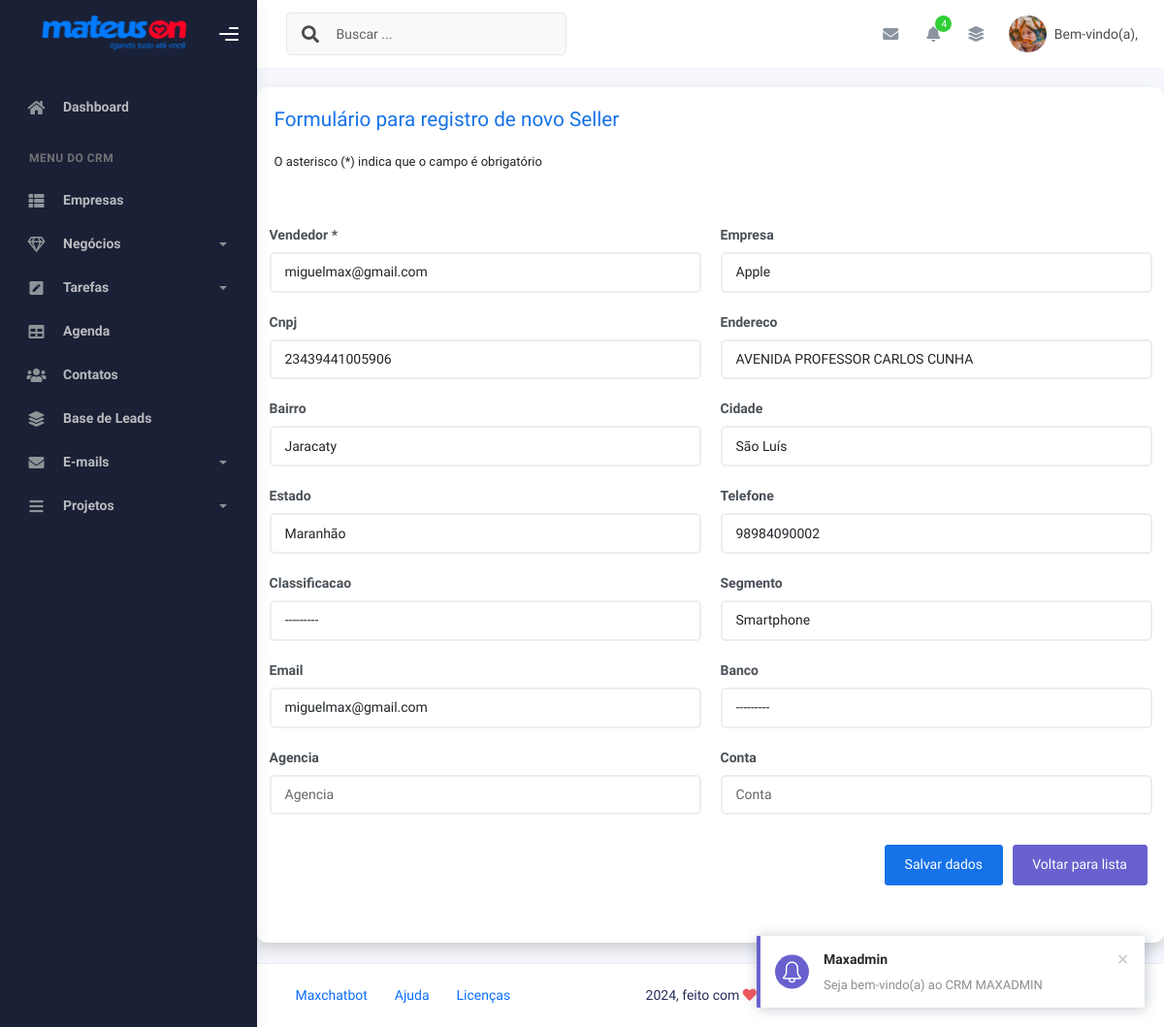
Before: /empresas/1/edit/ with the older database file.
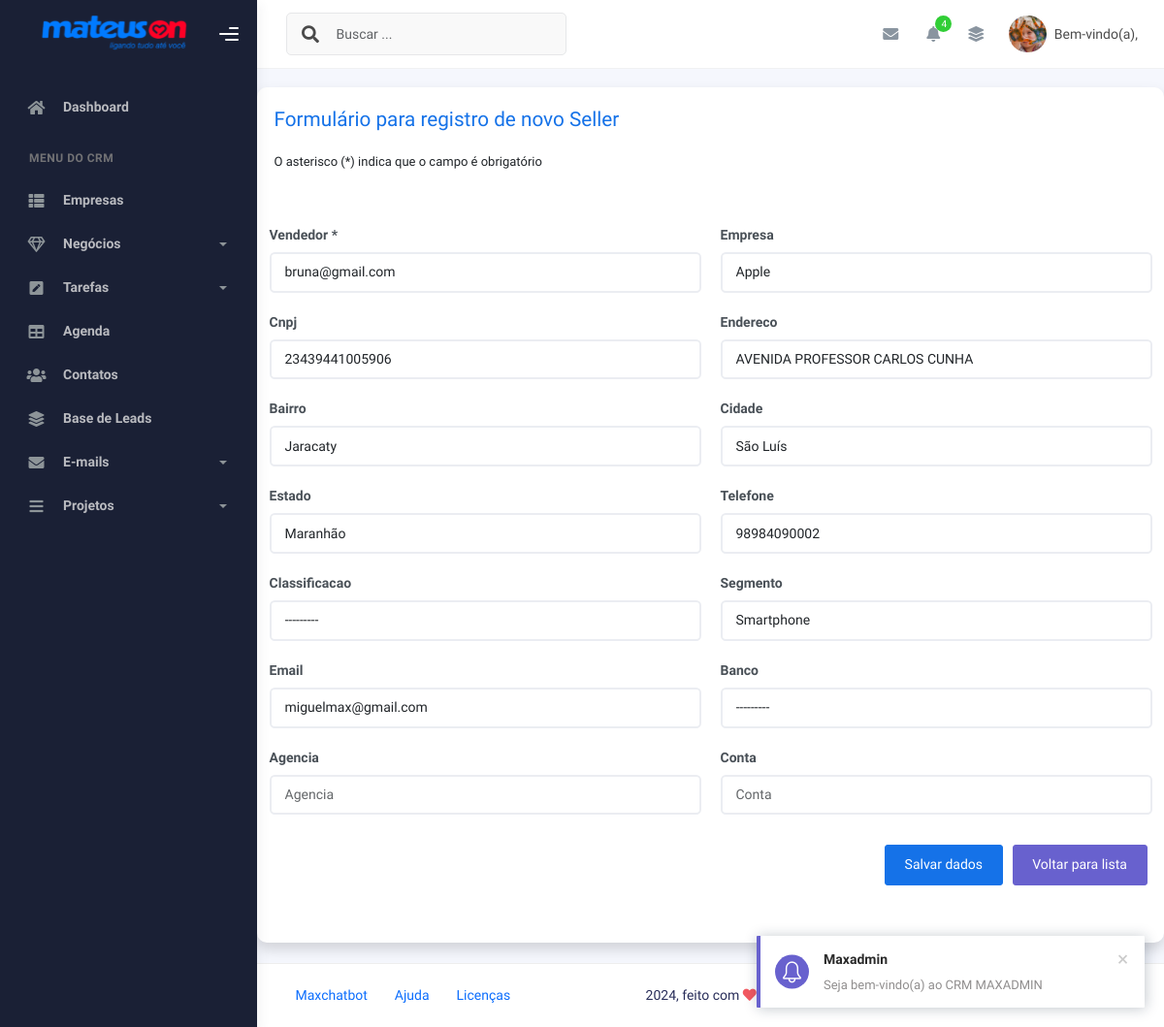
After: the same page with the newer database file.
### apps/cadastro_seller/models.py (models this page shows, shortened)
class Empresa(models.Model):
    RELEVANCIA = [
        ('Bronze', 'Bronze'),
        ('Prata', 'Prata'),
        ('Ouro', 'Ouro'),
    ]
    ESTADOS = [
        ('AC', 'Acre'),
        ('AL', 'Alagoas'),
        ('AM', 'Amazonas'),
        ('BA', 'Bahia'),
        ('CE', 'Ceará'),
        ('DF', 'Distrito Federal'),
        ('ES', 'Espírito Santo'),
        ('GO', 'Goiás'),
        ('MA', 'Maranhão'),
        ('MT', 'Mato Grosso'),
        ('TO', 'Tocantins'),
        ('PR', 'Paraná'),
        ('PE', 'Pernambuco'),
        ('PI', 'Piauí'),
        ('SE', 'Sergipe'),
        ('SP', 'São Paulo'),
        ('RJ', 'Rio de Janeiro'),
    ]
    SEGMENTOS = [
        ('Móveis & Eletro', 'Móveis & Eletro'),
        ('Supermercado', 'Supermercado'),
        ('Petshop', 'Petshop'),
        ('Automotivo', 'Automotivo'),
        ('Vestuário', 'Vestuário'),
        ('Cosmético', 'Cosméticos'),
        ('Brinquedo', 'Brinquedo'),
        ('Smartphone', 'Smartphone'),
        ('Home Center', 'Home Center'),
        ('Baby', 'Baby'),
        ('Papelaria', 'Papelaria'),
    ]
    BANCOS = [
        ('caixa economica', 'Caixa Econômica'),
        ('banco do brasil', 'Banco do Brasil'),
        ('bradesco', 'Bradesco'),
        ('itau', 'Itaú'),
    ]
    vendedor = models.ForeignKey(Usuario, on_delete=models.CASCADE, related_name="responsavel")
    empresa = models.CharField(max_length=300, blank=True)
    cnpj = models.CharField(max_length=14, blank=True, null=True)
    endereco = models.CharField(max_length=300, blank=True, null=True)
    bairro = models.CharField(max_length=100, blank=True, null=True)
    cidade = models.CharField(max_length=100, blank=True, null=True)
    estado = models.CharField(max_length=2, choices=ESTADOS, blank=True, null=True)
    telefone = models.CharField(max_length=11, blank=True, null=True)
    classificacao = models.CharField(max_length=6, choices=RELEVANCIA, blank=True, null=True)
    segmento = models.CharField(max_length=20, choices=SEGMENTOS, blank=True, null=True)
    email = models.EmailField(blank=True, null=True)
    banco = models.CharField(verbose_name="Banco", max_length=20, choices=BANCOS, blank=True, null=True)
    agencia = models.CharField(max_length=5, blank=True, null=True)
    conta = models.CharField(max_length=20, blank=True, null=True)
    class Meta:
        verbose_name = "Empresa"
        verbose_name_plural = "Empresas"
        db_table = "empresa"

### apps/cadastro_seller/views.py (the view)
# urls.py: path('empresas/<int:pk>/edit/', empresa_update, name='empresa_update'),
def empresa_update(request, pk):
    empresa = get_object_or_404(Empresa, pk=pk)
    if request.method == 'POST':
        form_update = EmpresaForm(request.POST, instance=empresa)
        if form_update.is_valid():
            form_update.save()
            return HttpResponseRedirect(reverse('empresa_update', args=[pk]))
    else:
        form_update = EmpresaForm(instance=empresa)
    return render(request, 'empresa/editar_seller.html', {'form_update': form_update})

### apps/cadastro_seller/forms.py
class EmpresaForm(forms.ModelForm):
    class Meta:
        model = Empresa
        fields = '__all__'

### apps/usuarios/models.py (called while the page is built)
    def __str__(self):
        return self.email

### templates/empresa/editar_seller.html (shortened to what this page needs)
{% extends "base.html" %}
{% load widget_tweaks %}
{% block conteudo %}
<div class="container">
    <div class="card shadow mb-4">
        <div class="card-body">
            <h4 class="mb-3 text-primary">
                Formulário para registro de novo Seller
            </h4>
            <p class="mb-5 ml-1">
                <small>
                    O asterisco (*) indica que o campo é obrigatório
                </small>
            </p>
            <form method="post" class="mb-5">
                <div class="row">
                    {% for field in form_update %}
                    <div class="form-group col-md-6">
                        <label><strong>{{ field.label }} {% if field.field.required %} * {% endif %}</strong></label>
                        {% render_field field placeholder=field.label class="form-control" %}
                    </div>
                    {% endfor %}
                </div>
                <div class="d-flex justify-content-end mt-4">
                    <button class="btn btn-primary mr-2" type="submit">
                        <span class="text">Salvar dados</span>
                    </button>
                    <a href="{% url 'list_empresas' %}" class="btn btn-secondary text-white" style="margin-left: 10px;">
                        <span class="text">Voltar para lista</span>
                    </a>
                </div>
            </form>
        </div>
    </div>
</div>
{% endblock %}

Changed rows visible on the page:
changed Empresa "Apple": vendedor "miguelmax@gmail.com" → "bruna@gmail.com"
